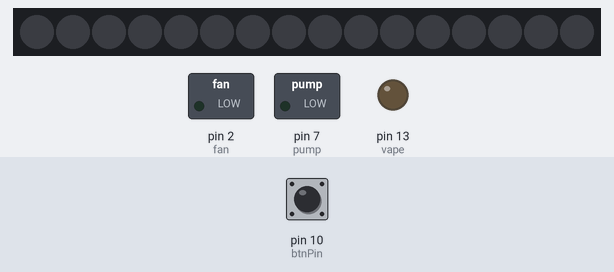
Bench run of a sketch on a simulated Arduino Nano, built with avr-gcc and run on an emulated ATmega328P. Parts: 16 RGB LEDs in strip order, left to right, switched loads named in the sketch (green lamp = pin HIGH), output pins drawn as LEDs (lit = HIGH). Inputs (shaded band) come from the test bench; at power-on: pin 10 (btnPin) HIGH. Random numbers use the default seed unless the sketch sets one; the audio player accepts every command and is not drawn.

Above: at 1.7 s.
1.8 s: pin 10 (btnPin) pulled LOW for 0.15 s
At 1.84 s:
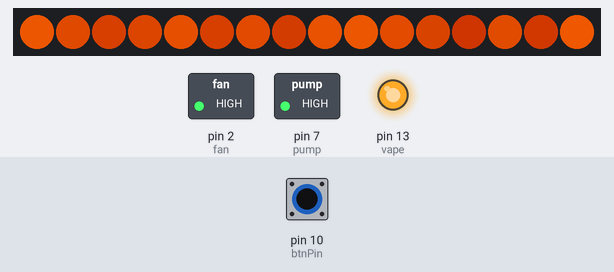
3.4 s: pin 10 (btnPin) pulled LOW for 1 s
At 4.5 s:
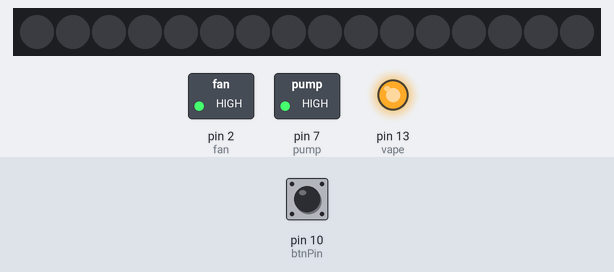
6.3 s: pin 10 (btnPin) pulled LOW for 0.15 s
At 8.2 s:
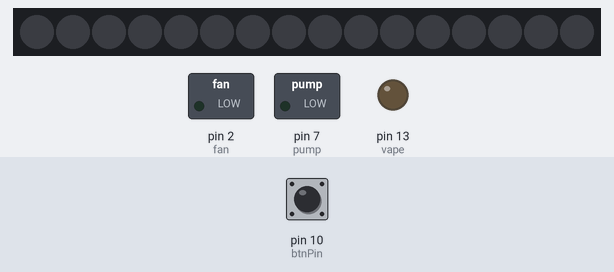
9.2 s: pin 10 (btnPin) pulled LOW for 1 s
At 10.3 s:
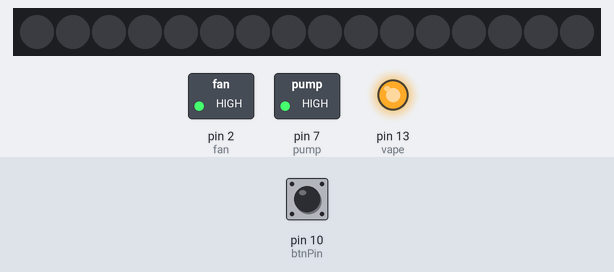
Timing chart, 0 to 12.2 s (numbered marks = the images above; inputs shaded):
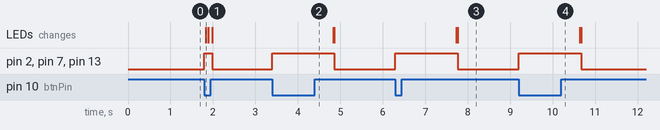

Measured:
- after the input at 1.8 s, pin 2 (fan), pin 7 (pump), pin 13 (vape): LOW → HIGH at once, → LOW 0.18 s later; the LEDs: change at once (image 1)
- after the input at 3.4 s, pin 2 (fan), pin 7 (pump), pin 13 (vape): LOW → HIGH at once, → LOW 1.5 s later
- after the input at 6.3 s, pin 2 (fan), pin 7 (pump), pin 13 (vape): LOW → HIGH at once, → LOW 1.5 s later; the LEDs: first change after 1.4 s (image 3 shows a later state)
- after the input at 9.2 s, pin 2 (fan), pin 7 (pump), pin 13 (vape): LOW → HIGH at once, → LOW 1.5 s later

The sketch:

Arduino_Rising_Phoenix_Jetpack_v1.0.ino
```cpp
// (licence header left out)
#include <Adafruit_NeoPixel.h>
#include <SoftwareSerial.h>
#include <DFPlayerMini_Fast.h>
SoftwareSerial mySerial(4, 3); // RX, TX Pins on Nano to DFPlayer Mini
DFPlayerMini_Fast myMP3;

#define PIN 12 // Neopixel Pin
// led count
#define CNT 16

// Parameter 1 = number of pixels in strip
// Parameter 2 = pin number (most are valid)
// Parameter 3 = pixel type flags, add together as needed:
//   NEO_RGB     Pixels are wired for RGB bitstream
//   NEO_GRB     Pixels are wired for GRB bitstream
//   NEO_KHZ400  400 KHz bitstream (e.g. FLORA pixels)
//   NEO_KHZ800  800 KHz bitstream (e.g. High Density LED strip)
Adafruit_NeoPixel strip = Adafruit_NeoPixel(CNT, PIN, NEO_GRB + NEO_KHZ800);

///
/// Fire simulator
///

uint32_t fire_color   = strip.Color ( 255,  100,  00);
uint32_t off_color    = strip.Color (  0,  0,  0);

class NeoFire
{
  Adafruit_NeoPixel &strip;
 public:

  NeoFire(Adafruit_NeoPixel&);
  void Draw();
  void Clear();
  void AddColor(uint8_t position, uint32_t color);
  void SubstractColor(uint8_t position, uint32_t color);
  uint32_t Blend(uint32_t color1, uint32_t color2);
  uint32_t Substract(uint32_t color1, uint32_t color2);
};

///
/// Constructor
///
NeoFire::NeoFire(Adafruit_NeoPixel& n_strip)
: strip (n_strip)
{
}

///
/// Set all colors
///
void NeoFire::Draw()
{
Clear();

for(int i=0;i<CNT;i++)
  {
  AddColor(i, fire_color);
  int r = random(50,150);
  uint32_t diff_color = strip.Color ( r, r/2, r/2);
  SubstractColor(i, diff_color);
  }

strip.show();
}

///
/// Set color of LED
///
void NeoFire::AddColor(uint8_t position, uint32_t color)
{
uint32_t blended_color = Blend(strip.getPixelColor(position), color);
strip.setPixelColor(position, blended_color);
}

///
/// Set color of LED
///
void NeoFire::SubstractColor(uint8_t position, uint32_t color)
{
uint32_t blended_color = Substract(strip.getPixelColor(position), color);
strip.setPixelColor(position, blended_color);
}

///
/// Color blending
///
uint32_t NeoFire::Blend(uint32_t color1, uint32_t color2)
{
uint8_t r1,g1,b1;
uint8_t r2,g2,b2;
uint8_t r3,g3,b3;

r1 = (uint8_t)(color1 >> 16),
g1 = (uint8_t)(color1 >>  8),
b1 = (uint8_t)(color1 >>  0);

r2 = (uint8_t)(color2 >> 16),
g2 = (uint8_t)(color2 >>  8),
b2 = (uint8_t)(color2 >>  0);

return strip.Color(constrain(r1+r2, 0, 255), constrain(g1+g2, 0, 255), constrain(b1+b2, 0, 255));
}

///
/// Color blending
///
uint32_t NeoFire::Substract(uint32_t color1, uint32_t color2)
{
uint8_t r1,g1,b1;
uint8_t r2,g2,b2;
uint8_t r3,g3,b3;
int16_t r,g,b;

r1 = (uint8_t)(color1 >> 16),
g1 = (uint8_t)(color1 >>  8),
b1 = (uint8_t)(color1 >>  0);

r2 = (uint8_t)(color2 >> 16),
g2 = (uint8_t)(color2 >>  8),
b2 = (uint8_t)(color2 >>  0);

r=(int16_t)r1-(int16_t)r2;
g=(int16_t)g1-(int16_t)g2;
b=(int16_t)b1-(int16_t)b2;
if(r<0) r=0;
if(g<0) g=0;
if(b<0) b=0;

return strip.Color(r, g, b);
}

///
/// Every LED to black
///
void NeoFire::Clear()
{
for(uint16_t i=0; i<strip.numPixels (); i++)
  strip.setPixelColor(i, off_color);
}

NeoFire fire(strip);

//[GLOBAL_VARIABLES]
int btnPin = 10;

boolean isBtn(){
   int a = digitalRead(btnPin);
     if(!a){
       return true;
     }
     else{
       return false;
     }
}

int cnt1 = 0;
int cnt2 = 0;

int pump = 7;
int fan = 2;
int vape = 13;

boolean btnPressed = false;
int cnt = 0;
int delayApplied = true;
int delayTime = 1400; //Delay before Neopixels activate. You can adjust if needed (in ms).

void DelayTimer(long int DelayValue){
  long int DelayTime = millis();
  do {

if(!delayApplied){
       delay(delayTime);
       delayApplied = true;
      }


   fire.Draw();
   delay(random(25,125)); //Rate of color change for fire effect
     if(!isBtn()){
       break;
    }
  }while (millis()-DelayTime < DelayValue);
}


void setup() {
  pinMode(btnPin, INPUT_PULLUP);
   pinMode(pump, OUTPUT);
    pinMode(fan, OUTPUT);
     pinMode(vape, OUTPUT);
  strip.begin();
strip.show();
 mySerial.begin(9600);
  myMP3.begin(mySerial, true);
   myMP3.volume(30);
}


void loop() {

  if(isBtn()){
    btnPressed = true;
    activatePumps();
    activateFans();
    activateVape();

     myMP3.play(1); //0001.mp3, the starting sound
     DelayTimer(40000);

  }
  else{
     if(btnPressed){
      delayApplied = false;
      for(uint16_t i=0; i<strip.numPixels (); i++){
        strip.setPixelColor(i, off_color);
      }
      strip.show();
       deactivateVape();
        deactivatePumps();
        deactivateFans();
        myMP3.play(2); //0002.mp3, the ending sound
        btnPressed = false;

     }
  }
}

void activateVape(){
   digitalWrite(vape, HIGH);

}

void deactivateVape(){
   digitalWrite(vape, LOW);

}

void activatePumps(){
   digitalWrite(pump, HIGH);

}

void deactivatePumps(){
   digitalWrite(pump, LOW);

}

void activateFans(){
   digitalWrite(fan, HIGH);

}

void deactivateFans(){
   digitalWrite(fan, LOW);

}
```
